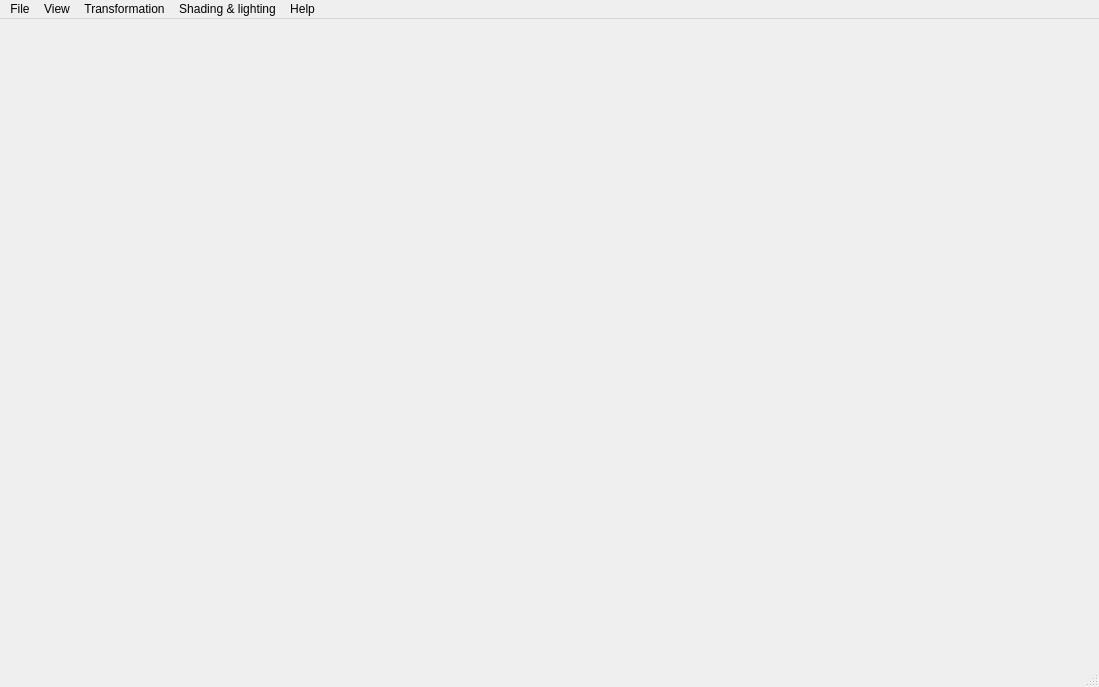
<?xml version="1.0" encoding="UTF-8"?>
<ui version="4.0">
 <class>MainWindow</class>
 <widget class="QMainWindow" name="MainWindow">
  <property name="geometry">
   <rect>
    <x>0</x>
    <y>0</y>
    <width>1099</width>
    <height>687</height>
   </rect>
  </property>
  <property name="acceptDrops">
   <bool>true</bool>
  </property>
  <property name="windowTitle">
   <string>OBJ viewer</string>
  </property>
  <property name="windowIcon">
   <iconset resource="resources/resources.qrc">
    <normaloff>:/app.icon</normaloff>:/app.icon</iconset>
  </property>
  <property name="autoFillBackground">
   <bool>false</bool>
  </property>
  <property name="documentMode">
   <bool>false</bool>
  </property>
  <widget class="QWidget" name="centralWidget">
   <layout class="QHBoxLayout" name="horizontalLayout">
    <property name="spacing">
     <number>0</number>
    </property>
    <property name="margin">
     <number>0</number>
    </property>
    <item>
     <widget class="DrawArea" name="drawArea" native="true"/>
    </item>
   </layout>
  </widget>
  <widget class="QMenuBar" name="menubar">
   <property name="geometry">
    <rect>
     <x>0</x>
     <y>0</y>
     <width>1099</width>
     <height>20</height>
    </rect>
   </property>
   <widget class="QMenu" name="menuModel">
    <property name="title">
     <string>File</string>
    </property>
    <addaction name="actionLoad"/>
    <addaction name="actionSave_screenshot"/>
    <addaction name="actionResetModel"/>
    <addaction name="actionLoad_debug_model"/>
   </widget>
   <widget class="QMenu" name="menuView">
    <property name="title">
     <string>View</string>
    </property>
    <addaction name="actionSidePanel"/>
    <addaction name="actionFull_screen"/>
    <addaction name="separator"/>
    <addaction name="actionBounding_box"/>
    <addaction name="actionAxes"/>
    <addaction name="actionNormals"/>
    <addaction name="actionFaces"/>
    <addaction name="actionWireframe"/>
    <addaction name="actionBack_face_culling"/>
    <addaction name="actionDepth_buffer_visualization"/>
   </widget>
   <widget class="QMenu" name="menuTransformation">
    <property name="title">
     <string>Transformation</string>
    </property>
    <widget class="QMenu" name="menuRotation">
     <property name="title">
      <string>Rotation</string>
     </property>
     <addaction name="actionRotationLeft_right"/>
     <addaction name="actionRotationTop_bottom"/>
     <addaction name="actionRotationCombined"/>
    </widget>
    <addaction name="actionCamera"/>
    <addaction name="actionWorld"/>
    <addaction name="actionWorld_separate_objects"/>
    <addaction name="separator"/>
    <addaction name="menuRotation"/>
    <addaction name="separator"/>
    <addaction name="actionMouse_sensivety"/>
    <addaction name="actionLeft_coordinate_system"/>
    <addaction name="actionTransformationsReset"/>
   </widget>
   <widget class="QMenu" name="menuShading_lighting">
    <property name="title">
     <string>Shading &amp;&amp; lighting</string>
    </property>
    <addaction name="actionFlat"/>
    <addaction name="actionGourald"/>
    <addaction name="actionPhong"/>
    <addaction name="separator"/>
    <addaction name="actionInvert_vertex_normals"/>
    <addaction name="actionInvert_faces"/>
    <addaction name="separator"/>
    <addaction name="actionDual_face_lighting"/>
    <addaction name="actionAll_face_lighting"/>
   </widget>
   <widget class="QMenu" name="menuHelp">
    <property name="title">
     <string>Help</string>
    </property>
    <addaction name="actionAbout"/>
   </widget>
   <addaction name="menuModel"/>
   <addaction name="menuView"/>
   <addaction name="menuTransformation"/>
   <addaction name="menuShading_lighting"/>
   <addaction name="menuHelp"/>
  </widget>
  <widget class="QStatusBar" name="statusbar">
   <property name="autoFillBackground">
    <bool>true</bool>
   </property>
  </widget>
  <action name="actionLoad">
   <property name="text">
    <string>Load...</string>
   </property>
  </action>
  <action name="actionBounding_box">
   <property name="checkable">
    <bool>true</bool>
   </property>
   <property name="text">
    <string>Bounding box</string>
   </property>
  </action>
  <action name="actionAxes">
   <property name="checkable">
    <bool>true</bool>
   </property>
   <property name="text">
    <string>Axes</string>
   </property>
  </action>
  <action name="actionNormals">
   <property name="checkable">
    <bool>true</bool>
   </property>
   <property name="text">
    <string>Normals</string>
   </property>
  </action>
  <action name="actionFaces">
   <property name="checkable">
    <bool>true</bool>
   </property>
   <property name="text">
    <string>Back/front faces</string>
   </property>
  </action>
  <action name="actionBack_face_culling">
   <property name="checkable">
    <bool>true</bool>
   </property>
   <property name="text">
    <string>Back face culling</string>
   </property>
  </action>
  <action name="actionCamera">
   <property name="checkable">
    <bool>true</bool>
   </property>
   <property name="text">
    <string>Camera</string>
   </property>
  </action>
  <action name="actionWorld">
   <property name="checkable">
    <bool>true</bool>
   </property>
   <property name="text">
    <string>World</string>
   </property>
  </action>
  <action name="actionFlat">
   <property name="checkable">
    <bool>true</bool>
   </property>
   <property name="text">
    <string>Flat</string>
   </property>
  </action>
  <action name="actionGourald">
   <property name="checkable">
    <bool>true</bool>
   </property>
   <property name="text">
    <string>Gourald</string>
   </property>
  </action>
  <action name="actionPhong">
   <property name="checkable">
    <bool>true</bool>
   </property>
   <property name="text">
    <string>Phong</string>
   </property>
  </action>
  <action name="actionWireframe">
   <property name="checkable">
    <bool>true</bool>
   </property>
   <property name="text">
    <string>Wireframe</string>
   </property>
  </action>
  <action name="actionInvert_vertex_normals">
   <property name="checkable">
    <bool>true</bool>
   </property>
   <property name="text">
    <string>Invert vertex normals</string>
   </property>
  </action>
  <action name="actionInvert_faces">
   <property name="checkable">
    <bool>true</bool>
   </property>
   <property name="text">
    <string>Invert faces</string>
   </property>
  </action>
  <action name="actionDual_face_lighting">
   <property name="checkable">
    <bool>true</bool>
   </property>
   <property name="text">
    <string>Dual face lighting</string>
   </property>
   <property name="toolTip">
    <string>&lt;html&gt;&lt;head/&gt;&lt;body&gt;&lt;p&gt;Dual face lighting (invert normal for backfaces and then do lighting)&lt;/p&gt;&lt;/body&gt;&lt;/html&gt;</string>
   </property>
  </action>
  <action name="actionAll_face_lighting">
   <property name="checkable">
    <bool>true</bool>
   </property>
   <property name="text">
    <string>All face lighting</string>
   </property>
   <property name="toolTip">
    <string>All face lighting (ignore front/back faces)</string>
   </property>
  </action>
  <action name="actionResetModel">
   <property name="text">
    <string>Reset</string>
   </property>
  </action>
  <action name="actionSave_screenshot">
   <property name="text">
    <string>Save screenshot...</string>
   </property>
  </action>
  <action name="actionDepth_buffer_visualization">
   <property name="checkable">
    <bool>true</bool>
   </property>
   <property name="text">
    <string>Depth buffer visualization</string>
   </property>
  </action>
  <action name="actionLoad_debug_model">
   <property name="text">
    <string>Load debug model...</string>
   </property>
  </action>
  <action name="actionAbout">
   <property name="text">
    <string>About....</string>
   </property>
  </action>
  <action name="actionWorld_separate_objects">
   <property name="checkable">
    <bool>true</bool>
   </property>
   <property name="text">
    <string>Objects</string>
   </property>
  </action>
  <action name="actionTransformationsReset">
   <property name="text">
    <string>Reset</string>
   </property>
  </action>
  <action name="actionMouse_sensivety">
   <property name="text">
    <string>Mouse sensivety...</string>
   </property>
  </action>
  <action name="actionSidePanel">
   <property name="checkable">
    <bool>true</bool>
   </property>
   <property name="text">
    <string>Side panel</string>
   </property>
  </action>
  <action name="actionLeft_coordinate_system">
   <property name="checkable">
    <bool>true</bool>
   </property>
   <property name="text">
    <string>Use left coordinate system</string>
   </property>
  </action>
  <action name="actionFull_screen">
   <property name="text">
    <string>Full screen</string>
   </property>
  </action>
  <action name="actionRotationLeft_right">
   <property name="checkable">
    <bool>true</bool>
   </property>
   <property name="text">
    <string>Left-right</string>
   </property>
  </action>
  <action name="actionRotationTop_bottom">
   <property name="checkable">
    <bool>true</bool>
   </property>
   <property name="text">
    <string>Top-bottom</string>
   </property>
  </action>
  <action name="actionRotationCombined">
   <property name="checkable">
    <bool>true</bool>
   </property>
   <property name="text">
    <string>Combined</string>
   </property>
  </action>
 </widget>
 <customwidgets>
  <customwidget>
   <class>DrawArea</class>
   <extends>QWidget</extends>
   <header>DrawArea.h</header>
   <container>1</container>
  </customwidget>
 </customwidgets>
 <resources>
  <include location="resources/resources.qrc"/>
 </resources>
 <connections/>
</ui>
